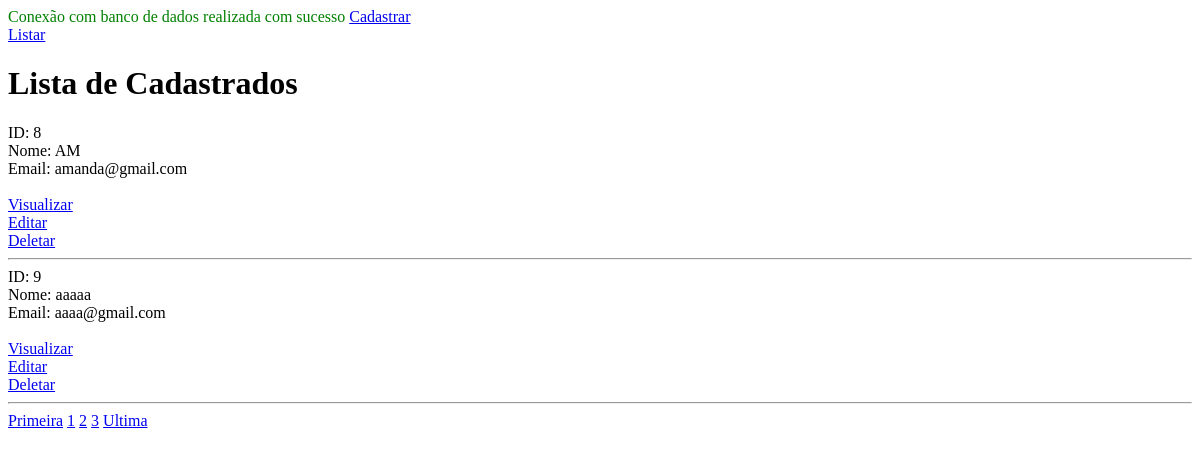
The page /registro_cadastrar.php on the database as committed earlier.
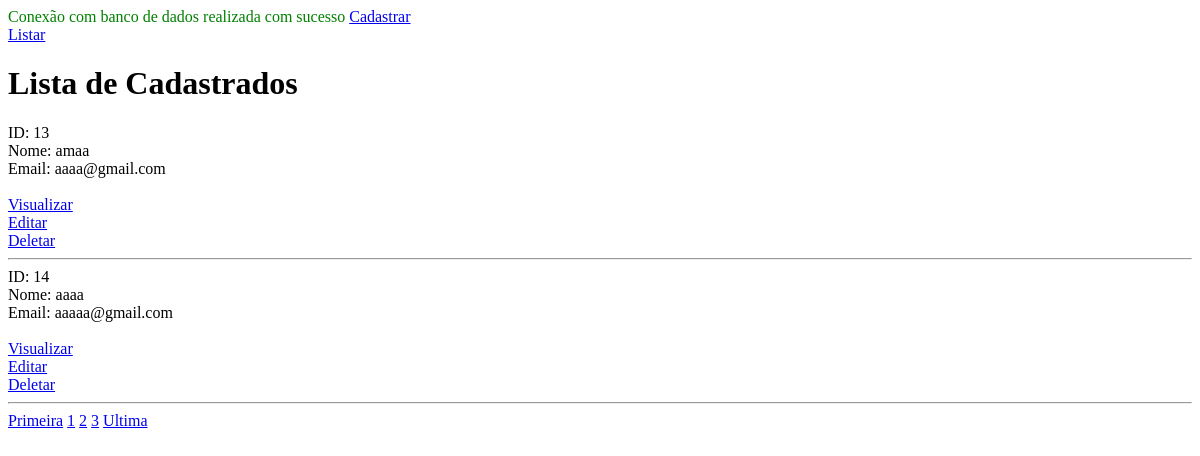
The same page on the database as committed later.
### tables this page shows
CREATE TABLE IF NOT EXISTS `usuario` (
  `id_usuario` int NOT NULL AUTO_INCREMENT,
  `nome_usuario` varchar(220) NOT NULL,
  `email_usuario` varchar(220) NOT NULL,
  `senha_usuario` varchar(255) NOT NULL,
  PRIMARY KEY (`id_usuario`)
);

### registro_cadastrar.php (the view, shortened to what this page needs)
<?php
include_once './conexao.php';
?>
<!DOCTYPE html>
<html>
    <head>
    </head>
    <body>
        <a href="cadastrar.php">Cadastrar</a><br>
        <a href="registro_cadastrar.php">Listar</a><br>
        <h1>Lista de Cadastrados</h1>
        <?php
            $pagina_atual = filter_input(INPUT_GET,"page", FILTER_SANITIZE_NUMBER_INT);
            $pagina = (!empty($pagina_atual)) ? $pagina_atual : 1;
            $limite_resultado = 2;
            $inicio = ($limite_resultado * $pagina) - $limite_resultado;
            $query_usuario = "SELECT id_usuario, nome_usuario, email_usuario FROM usuario LIMIT $inicio, $limite_resultado";
            $result_usuario = $conn->prepare($query_usuario);
            $result_usuario->execute();
            if (($result_usuario) AND ($result_usuario->rowCount() != 0)) {
                while($row_usuario = $result_usuario->fetch(PDO::FETCH_ASSOC)) {
                    extract($row_usuario);
                        echo "ID: $id_usuario <br>";
                        echo "Nome: $nome_usuario <br>";
                        echo "Email: $email_usuario <br><br>";
                        echo "<a href='registro_usuario.php?id_usuario=$id_usuario'>Visualizar</a><br> ";
                        echo "<a href='editar_usuario.php?id_usuario=$id_usuario'>Editar</a><br> ";
                        echo "<a href='deletar_usuario.php?id_usuario=$id_usuario'>Deletar</a><br> ";
                        echo "<hr>";
                }
                $query_qnt_registros = "SELECT COUNT(id_usuario) AS num_result FROM usuario";
                $result_qnt_registros = $conn ->prepare($query_qnt_registros);
                $result_qnt_registros->execute();
                $row_qnt_registros = $result_qnt_registros->fetch(PDO::FETCH_ASSOC);
                $qnt_pagina = ceil($row_qnt_registros['num_result'] / $limite_resultado);
                $maximo_link = 2;
                echo "<a href='registro_cadastrar.php?page=1'>Primeira</a> ";
                echo "<a href='#'>$pagina</a> ";
                for ($proxima_pagina = $pagina + 1; $proxima_pagina <= $pagina + $maximo_link; $proxima_pagina++) {
                    if ($proxima_pagina <= $qnt_pagina) {
                        echo "<a href='registro_cadastrar.php?page=$proxima_pagina'>$proxima_pagina</a> ";
                    }
                }
                echo "<a href='registro_cadastrar.php?page=$qnt_pagina'>Ultima</a> ";
            } else {
                echo "<p style='color: #f00;'>Erro: Nenhum usuario encontrado!</p>";
            }
        ?>
    </body>
</html>

Rows that differ between the two databases and show on the page:
removed usuario: id_usuario "8", nome_usuario "AM", email_usuario "amanda@gmail.com"
removed usuario: id_usuario "9", nome_usuario "aaaaa", email_usuario "aaaa@gmail.com"
now on this page (row edited): usuario: id_usuario "13", nome_usuario "amaa", email_usuario "aaaa@gmail.com"
added usuario: id_usuario "14", nome_usuario "aaaa", email_usuario "aaaaa@gmail.com"
